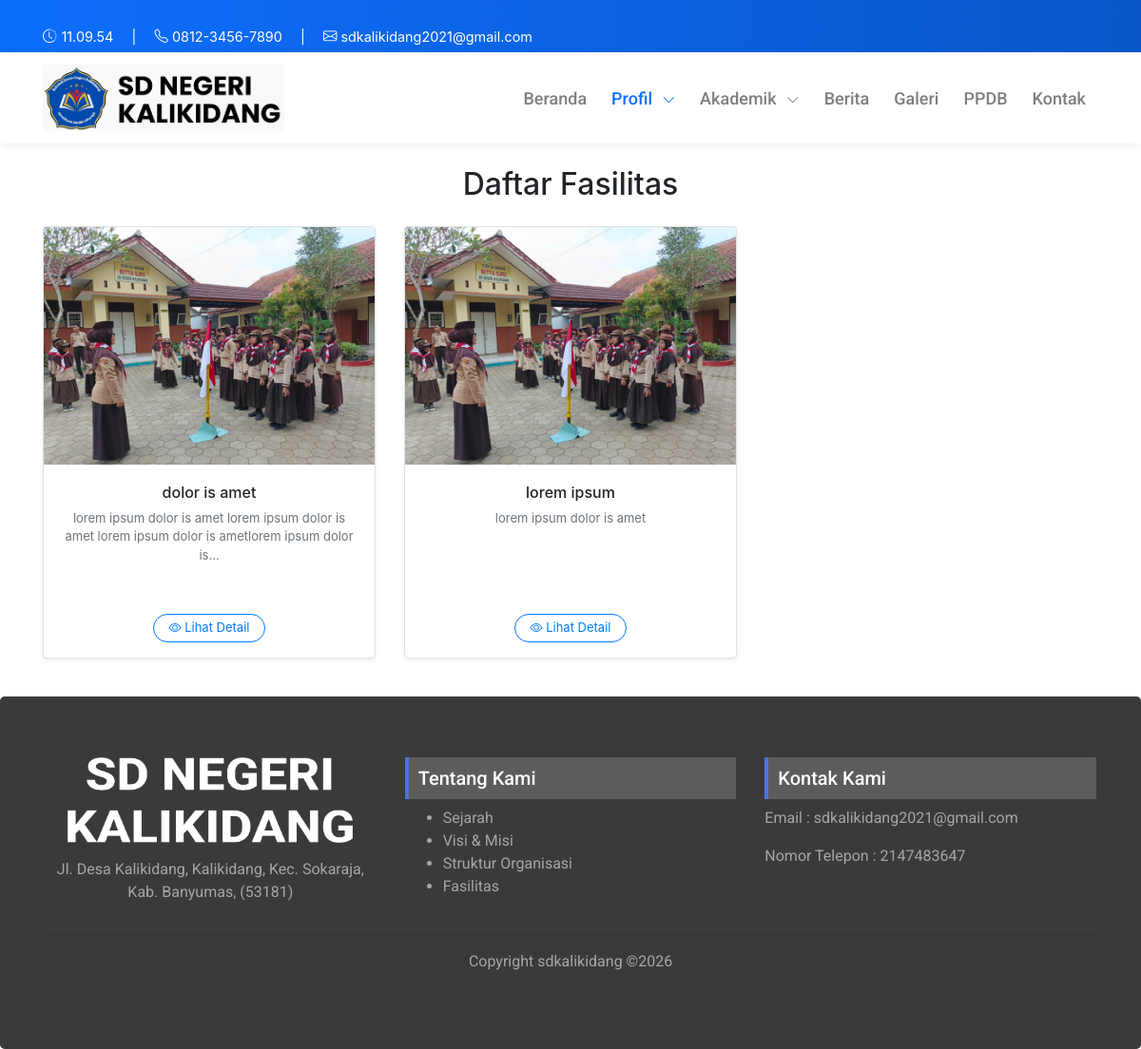
/index.php/profil/fasilitas, run on the app's committed database.
### tables this page shows
CREATE TABLE `fasilitas_kategori` (
  `id` int(11) NOT NULL,
  `nama_kategori` varchar(150) NOT NULL,
  `deskripsi` text DEFAULT NULL,
  `created_at` datetime DEFAULT current_timestamp()
);

### application/controllers/Profil.php (called while the page is built, shortened)
<?php
class Profil extends CI_Controller {
   public function __construct()
{
    $this->load->model('FasilitasKategori_model', 'fasilitas_kategori');
    $this->load->model('FasilitasFoto_model', 'fasilitas_foto');
    $this->load->model('Struktur_model', 'struktur');
    $this->load->model('Guru_model', 'guru');
}
    public function fasilitas()
    {
        $data['title']    = 'Fasilitas';
        $data['page']     = 'fasilitas/v_index';
        $data['kategori'] = $this->fasilitas_kategori->getKategoriWithThumbnail();
        $this->load->view('front/layouts/main', $data);
    }
}

### index.php (called while the page is built, shortened)
<?php
require_once BASEPATH.'core/CodeIgniter.php';

### application/models/FasilitasKategori_model.php (called while the page is built, shortened)
<?php
class FasilitasKategori_model extends CI_Model {
    public function getKategoriWithThumbnail()
{
    return $this->db
        ->select('k.*, f.foto AS foto_terbaru')
        ->from('fasilitas_kategori k')
        ->join(
            '(SELECT kategori_id, foto
              FROM fasilitas_foto
              ORDER BY id DESC) f',
            'f.kategori_id = k.id',
            'left'
        )
        ->group_by('k.id')
        ->get()
        ->result();
}
}

### application/views/front/pages/fasilitas/v_index.php (the view, shortened to what this page needs)
<div class="container py-4">
  <h2 class="mb-4 text-center fw-semibold">Daftar Fasilitas</h2>
  <?php if (!empty($kategori)) : ?>
    <div class="row g-3">
      <?php foreach ($kategori as $k) : ?>
        <div class="col-12 col-sm-6 col-md-4 mb-3">
          <div class="card h-100 border rounded-4 shadow-sm hover-card d-flex flex-column">
            <?php
              $thumb = !empty($k->foto_terbaru)
                       ? base_url('uploads/fasilitas/'.$k->foto_terbaru)
                       : base_url('assets/front/img/no-image.jpg');
            ?>
            <img src="<?= $thumb; ?>"
                 class="card-img-top rounded-top-4"
                 alt="<?= htmlspecialchars($k->nama_kategori); ?>">
            <div class="card-body text-center d-flex flex-column px-3">
              <h6 class="card-title fw-semibold mb-2">
                <?= htmlspecialchars($k->nama_kategori); ?>
              </h6>
              <p class="card-text text-muted small flex-grow-1" style="font-size:13px;">
                <?= word_limiter(strip_tags($k->deskripsi), 18); ?>
              </p>
            </div>
            <div class="card-footer bg-transparent border-0 text-center pb-3">
              <a href="<?= site_url('profil/fasilitas_detail/'.$k->id); ?>"
                 class="btn btn-outline-primary rounded-pill px-3 py-1"
                 style="font-size:13px;">
                <i class="bi bi-eye"></i> Lihat Detail
              </a>
            </div>
          </div>
        </div>
      <?php endforeach; ?>
    </div>
  <?php else : ?>
    <div class="alert alert-info text-center">
      Belum ada data fasilitas
    </div>
  <?php endif; ?>
</div>

### asset/css/style.css (style rules this page uses)
html, body { overflow-x: hidden !important; }
.card { margin: 0 auto; float: none; margin-bottom: 20px; }

### application/views/front/pages/fasilitas/v_index.php (style rules this page uses)
.hover-card { transition: all .25s ease; }
.card-img-top { height: 250px; object-fit: cover; }

### data on the page
fasilitas_kategori: nama_kategori "dolor is amet", deskripsi "lorem ipsum dolor is amet lorem ipsum dolor is amet lorem ipsum dolor is ametlorem ipsum dolor is…"
fasilitas_kategori: nama_kategori "lorem ipsum", deskripsi "lorem ipsum dolor is amet"
